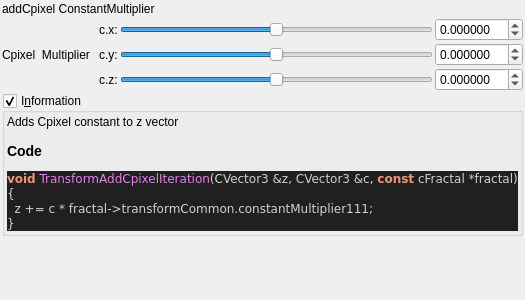
<?xml version="1.0" encoding="UTF-8"?>
<ui version="4.0">
 <class>Form</class>
 <widget class="QWidget" name="Form">
  <property name="geometry">
   <rect>
    <x>0</x>
    <y>0</y>
    <width>400</width>
    <height>300</height>
   </rect>
  </property>
  <property name="windowTitle">
   <string>Form</string>
  </property>
  <layout class="QVBoxLayout" name="verticalLayout">
   <property name="spacing">
    <number>2</number>
   </property>
   <property name="leftMargin">
    <number>2</number>
   </property>
   <property name="topMargin">
    <number>2</number>
   </property>
   <property name="rightMargin">
    <number>2</number>
   </property>
   <property name="bottomMargin">
    <number>2</number>
   </property>
   <item>
    <widget class="QLabel" name="label">
     <property name="toolTip">
      <string>&lt;html&gt;&lt;head/&gt;&lt;body&gt;&lt;p&gt;Cpixel is CVector3 c = ( c.x, c.y, c.z). It is each original point (pixel) in 3D space where the iteration starts from, ( c = original z for each point .) It is commonly found in formula structures z = f(z) + c.&lt;/p&gt;&lt;p&gt;The Cpixel multiplier effectively scales this point &amp;quot;c&amp;quot;.&lt;/p&gt;&lt;/body&gt;&lt;/html&gt;</string>
     </property>
     <property name="text">
      <string>addCpixel ConstantMultiplier</string>
     </property>
    </widget>
   </item>
   <item>
    <layout class="QGridLayout" name="gridLayout">
     <property name="spacing">
      <number>2</number>
     </property>
     <item row="0" column="3">
      <widget class="MyDoubleSpinBox" name="spinbox3_transf_constant_multiplier_111_x">
       <property name="sizePolicy">
        <sizepolicy hsizetype="Minimum" vsizetype="Maximum">
         <horstretch>0</horstretch>
         <verstretch>0</verstretch>
        </sizepolicy>
       </property>
       <property name="prefix">
        <string/>
       </property>
       <property name="suffix">
        <string/>
       </property>
       <property name="decimals">
        <number>6</number>
       </property>
       <property name="minimum">
        <double>-99.989999999999995</double>
       </property>
       <property name="maximum">
        <double>99.989999999999995</double>
       </property>
       <property name="singleStep">
        <double>0.100000000000000</double>
       </property>
      </widget>
     </item>
     <item row="0" column="2">
      <widget class="QSlider" name="slider3_transf_constant_multiplier_111_x">
       <property name="sizePolicy">
        <sizepolicy hsizetype="Expanding" vsizetype="Maximum">
         <horstretch>0</horstretch>
         <verstretch>0</verstretch>
        </sizepolicy>
       </property>
       <property name="minimum">
        <number>-10000000</number>
       </property>
       <property name="maximum">
        <number>10000000</number>
       </property>
       <property name="value">
        <number>0</number>
       </property>
       <property name="sliderPosition">
        <number>0</number>
       </property>
       <property name="orientation">
        <enum>Qt::Horizontal</enum>
       </property>
      </widget>
     </item>
     <item row="0" column="1">
      <widget class="QLabel" name="label_109">
       <property name="text">
        <string>c.x:</string>
       </property>
      </widget>
     </item>
     <item row="1" column="2">
      <widget class="QSlider" name="slider3_transf_constant_multiplier_111_y">
       <property name="sizePolicy">
        <sizepolicy hsizetype="Expanding" vsizetype="Maximum">
         <horstretch>0</horstretch>
         <verstretch>0</verstretch>
        </sizepolicy>
       </property>
       <property name="minimum">
        <number>-10000000</number>
       </property>
       <property name="maximum">
        <number>10000000</number>
       </property>
       <property name="value">
        <number>0</number>
       </property>
       <property name="sliderPosition">
        <number>0</number>
       </property>
       <property name="orientation">
        <enum>Qt::Horizontal</enum>
       </property>
      </widget>
     </item>
     <item row="2" column="2">
      <widget class="QSlider" name="slider3_transf_constant_multiplier_111_z">
       <property name="sizePolicy">
        <sizepolicy hsizetype="Expanding" vsizetype="Maximum">
         <horstretch>0</horstretch>
         <verstretch>0</verstretch>
        </sizepolicy>
       </property>
       <property name="minimum">
        <number>-10000000</number>
       </property>
       <property name="maximum">
        <number>10000000</number>
       </property>
       <property name="value">
        <number>0</number>
       </property>
       <property name="sliderPosition">
        <number>0</number>
       </property>
       <property name="orientation">
        <enum>Qt::Horizontal</enum>
       </property>
      </widget>
     </item>
     <item row="1" column="3">
      <widget class="MyDoubleSpinBox" name="spinbox3_transf_constant_multiplier_111_y">
       <property name="sizePolicy">
        <sizepolicy hsizetype="Minimum" vsizetype="Maximum">
         <horstretch>0</horstretch>
         <verstretch>0</verstretch>
        </sizepolicy>
       </property>
       <property name="prefix">
        <string/>
       </property>
       <property name="suffix">
        <string/>
       </property>
       <property name="decimals">
        <number>6</number>
       </property>
       <property name="minimum">
        <double>-99.989999999999995</double>
       </property>
       <property name="maximum">
        <double>99.989999999999995</double>
       </property>
       <property name="singleStep">
        <double>0.100000000000000</double>
       </property>
      </widget>
     </item>
     <item row="2" column="3">
      <widget class="MyDoubleSpinBox" name="spinbox3_transf_constant_multiplier_111_z">
       <property name="sizePolicy">
        <sizepolicy hsizetype="Minimum" vsizetype="Maximum">
         <horstretch>0</horstretch>
         <verstretch>0</verstretch>
        </sizepolicy>
       </property>
       <property name="prefix">
        <string/>
       </property>
       <property name="suffix">
        <string/>
       </property>
       <property name="decimals">
        <number>6</number>
       </property>
       <property name="minimum">
        <double>-99.989999999999995</double>
       </property>
       <property name="maximum">
        <double>99.989999999999995</double>
       </property>
       <property name="singleStep">
        <double>0.100000000000000</double>
       </property>
      </widget>
     </item>
     <item row="1" column="1">
      <widget class="QLabel" name="label_110">
       <property name="text">
        <string>c.y:</string>
       </property>
      </widget>
     </item>
     <item row="2" column="1">
      <widget class="QLabel" name="label_111">
       <property name="text">
        <string>c.z:</string>
       </property>
      </widget>
     </item>
     <item row="0" column="0" rowspan="3">
      <widget class="QLabel" name="label_108">
       <property name="text">
        <string>Cpixel  Multiplier  </string>
       </property>
      </widget>
     </item>
    </layout>
   </item>
   <item>
    <widget class="MyGroupBox" name="groupCheck_info">
     <property name="title">
      <string>I&amp;nformation</string>
     </property>
     <property name="flat">
      <bool>false</bool>
     </property>
     <property name="checkable">
      <bool>true</bool>
     </property>
     <layout class="QVBoxLayout" name="verticalLayout_2">
      <property name="spacing">
       <number>2</number>
      </property>
      <property name="leftMargin">
       <number>2</number>
      </property>
      <property name="topMargin">
       <number>2</number>
      </property>
      <property name="rightMargin">
       <number>2</number>
      </property>
      <property name="bottomMargin">
       <number>2</number>
      </property>
      <item>
       <widget class="QLabel" name="label_code_content">
        <property name="text">
         <string>&lt;p&gt;Adds Cpixel constant to z vector&lt;/p&gt;&lt;table&gt;
&lt;/table&gt;
&lt;h3&gt;Code&lt;/h3&gt;
&lt;body style=&quot;background-color:#202020&quot;&gt;
&lt;pre style=&quot;color:#d0d0d0; background-color:#202020;  font-family:'Courier New',monospace;&quot;&gt;&lt;span style=&quot;color:#f09479; font-weight:bold&quot;&gt;void&lt;/span&gt; &lt;span style=&quot;color:#e47eed&quot;&gt;TransformAddCpixelIteration&lt;/span&gt;&lt;span style=&quot;color:#d0d0d0&quot;&gt;(&lt;/span&gt;CVector3 &lt;span style=&quot;color:#d0d0d0&quot;&gt;&amp;amp;&lt;/span&gt;z&lt;span style=&quot;color:#d0d0d0&quot;&gt;,&lt;/span&gt; CVector3 &lt;span style=&quot;color:#d0d0d0&quot;&gt;&amp;amp;&lt;/span&gt;c&lt;span style=&quot;color:#d0d0d0&quot;&gt;,&lt;/span&gt; &lt;span style=&quot;color:#f09479; font-weight:bold&quot;&gt;const&lt;/span&gt; cFractal &lt;span style=&quot;color:#d0d0d0&quot;&gt;*&lt;/span&gt;fractal&lt;span style=&quot;color:#d0d0d0&quot;&gt;)&lt;/span&gt;
&lt;span style=&quot;color:#d0d0d0&quot;&gt;{&lt;/span&gt;
  z &lt;span style=&quot;color:#d0d0d0&quot;&gt;+=&lt;/span&gt; c &lt;span style=&quot;color:#d0d0d0&quot;&gt;*&lt;/span&gt; fractal&lt;span style=&quot;color:#d0d0d0&quot;&gt;-&amp;gt;&lt;/span&gt;transformCommon&lt;span style=&quot;color:#d0d0d0&quot;&gt;.&lt;/span&gt;constantMultiplier111&lt;span style=&quot;color:#d0d0d0&quot;&gt;;&lt;/span&gt;
&lt;span style=&quot;color:#d0d0d0&quot;&gt;}&lt;/span&gt;
&lt;/pre&gt;
&lt;/body&gt;</string>
        </property>
        <property name="wordWrap">
         <bool>true</bool>
        </property>
        <property name="openExternalLinks">
         <bool>true</bool>
        </property>
        <property name="textInteractionFlags">
         <set>Qt::LinksAccessibleByMouse|Qt::TextSelectableByMouse</set>
        </property>
       </widget>
      </item>
     </layout>
    </widget>
   </item>
   <item>
    <spacer name="verticalSpacer">
     <property name="orientation">
      <enum>Qt::Vertical</enum>
     </property>
     <property name="sizeHint" stdset="0">
      <size>
       <width>20</width>
       <height>40</height>
      </size>
     </property>
    </spacer>
   </item>
  </layout>
 </widget>
 <customwidgets>
  <customwidget>
   <class>MyDoubleSpinBox</class>
   <extends>QDoubleSpinBox</extends>
   <header>mydoublespinbox.h</header>
  </customwidget>
  <customwidget>
   <class>MyGroupBox</class>
   <extends>QGroupBox</extends>
   <header>mygroupbox.h</header>
   <container>1</container>
  </customwidget>
 </customwidgets>
 <resources/>
 <connections/>
</ui>
